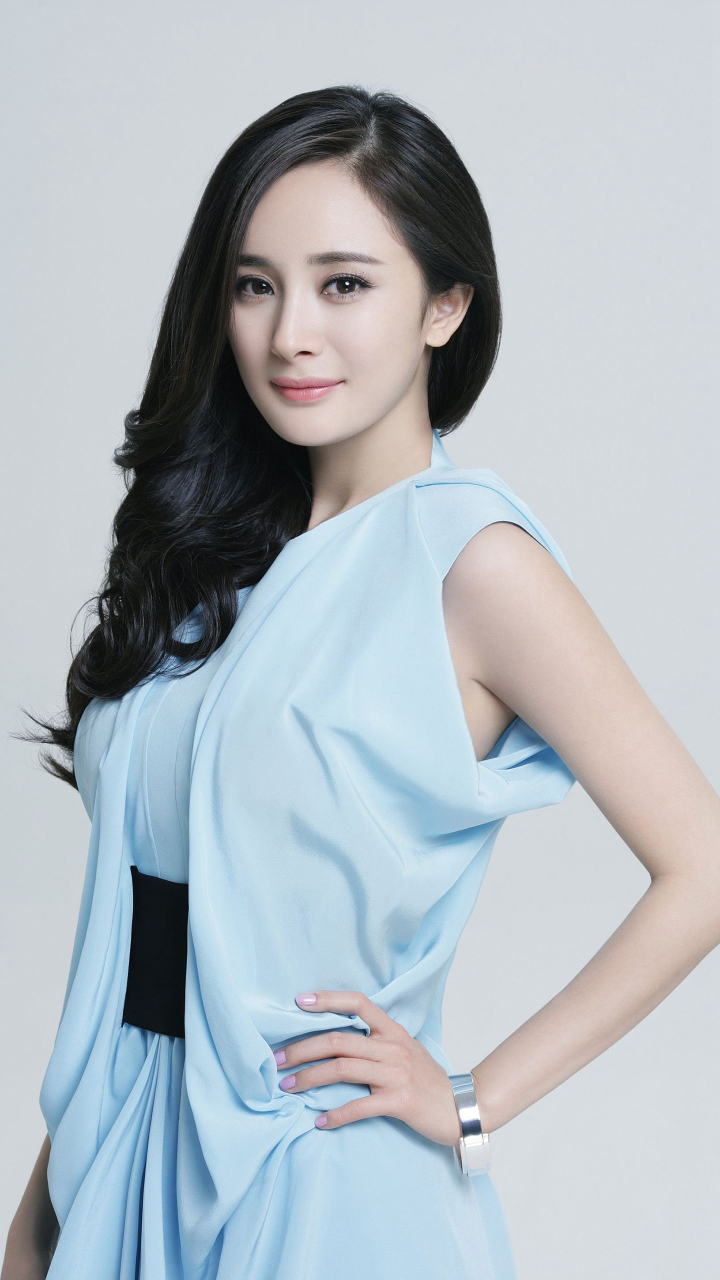
#> input picture damimi.jpg, 1440 x 2560 px (shown at 1/2 size)
$ python fangshe.py
#> lines starting #> are read from the running program, lines starting #| are printed output that depends on the picture
import cv2
import numpy as np


img = cv2.imread("damimi.jpg",1)
#> img is the input picture: shape (2560, 1440, 3); mean B, G, R 191.7, 185.1, 176.6
imgInfo = img.shape
#> imgInfo = (2560, 1440, 3)
height = imgInfo[0]
#> height = 2560
width = imgInfo[1]
#> width = 1440
# src 3 -> dst 3(左上角，左下角，右上角)
matSrc = np.float32([[0,0],[0,height-1],[width-1,0]])
#> matSrc = [[0, 0], [0, 2559], [1439, 0]]
matDsc = np.float32([[50,50],[300,height-200],[width-300,100]])
#> matDsc = [[50, 50], [300, 2360], [1140, 100]]
# 组合
matAffine = cv2.getAffineTransform(matSrc,matDsc)#mat 1 src 2 dst
dst = cv2.warpAffine(img,matAffine,(width,height))
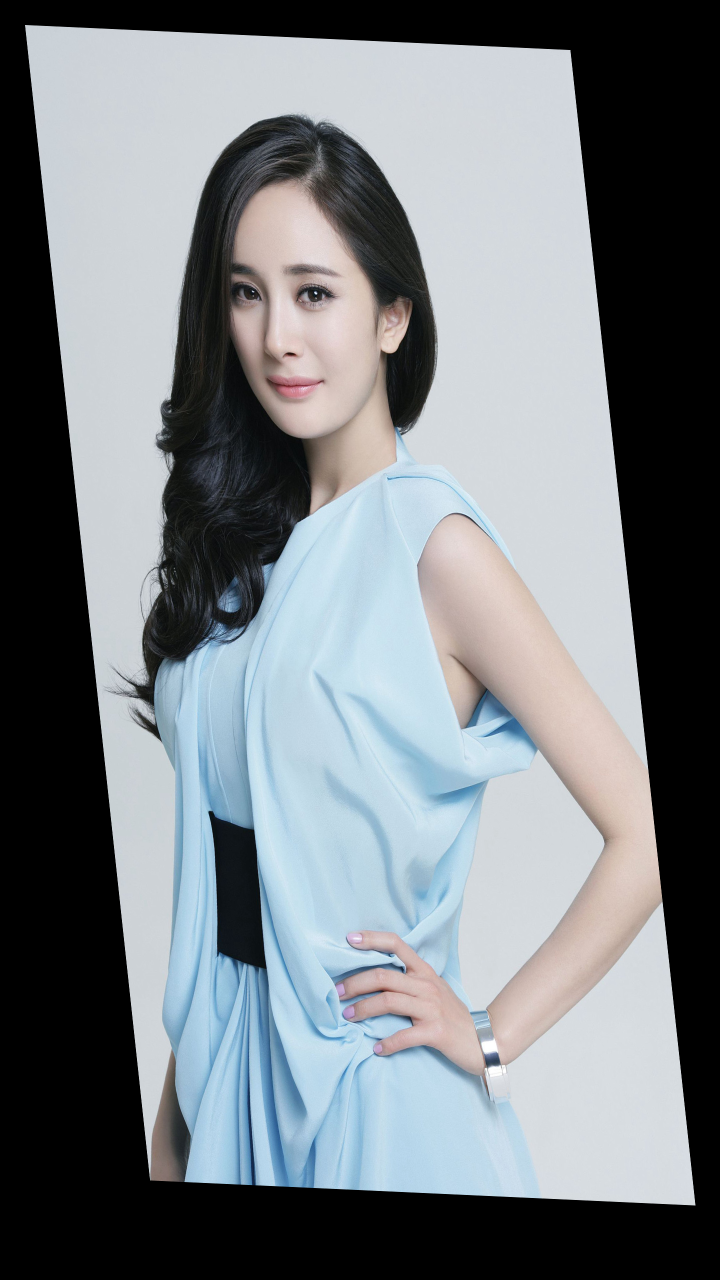
#> dst: shape (2560, 1440, 3) (shown at 1/2 size); mean B, G, R 130.4, 126, 120.2
cv2.namedWindow("newimg",0)
cv2.resizeWindow("newimg",240,480)
cv2.imshow("newimg",img)
cv2.imshow("dst",dst)
cv2.waitKey(0)
print(imgInfo)
#| (2560, 1440, 3)

# 图片的旋转
matRotate = cv2.getRotationMatrix2D((height*0.5,width*0.5),45,0.5)#1、旋转中心 2、旋转角度 3、缩放比例
dst = cv2.warpAffine(img,matRotate,(height,width))
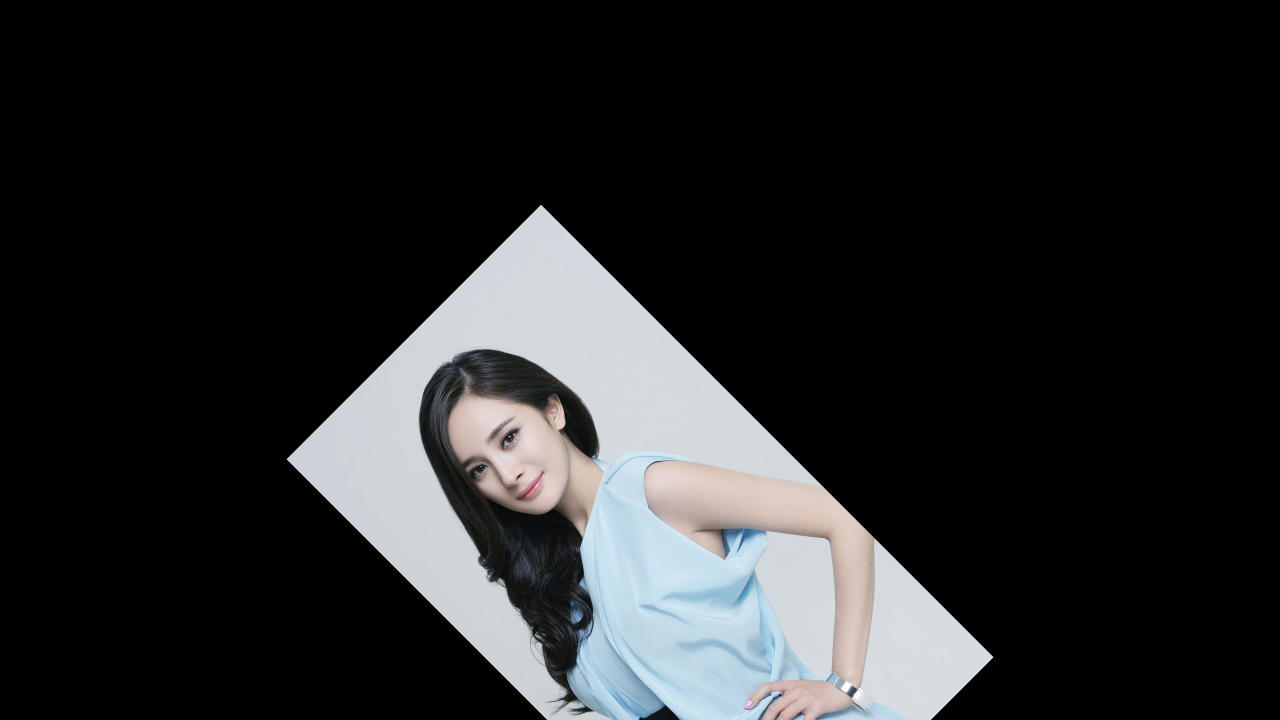
#> dst: shape (1440, 2560, 3) (shown at 1/2 size); mean B, G, R 39.8, 38.9, 37.8
cv2.imshow("newimg",dst)
cv2.waitKey(0)
